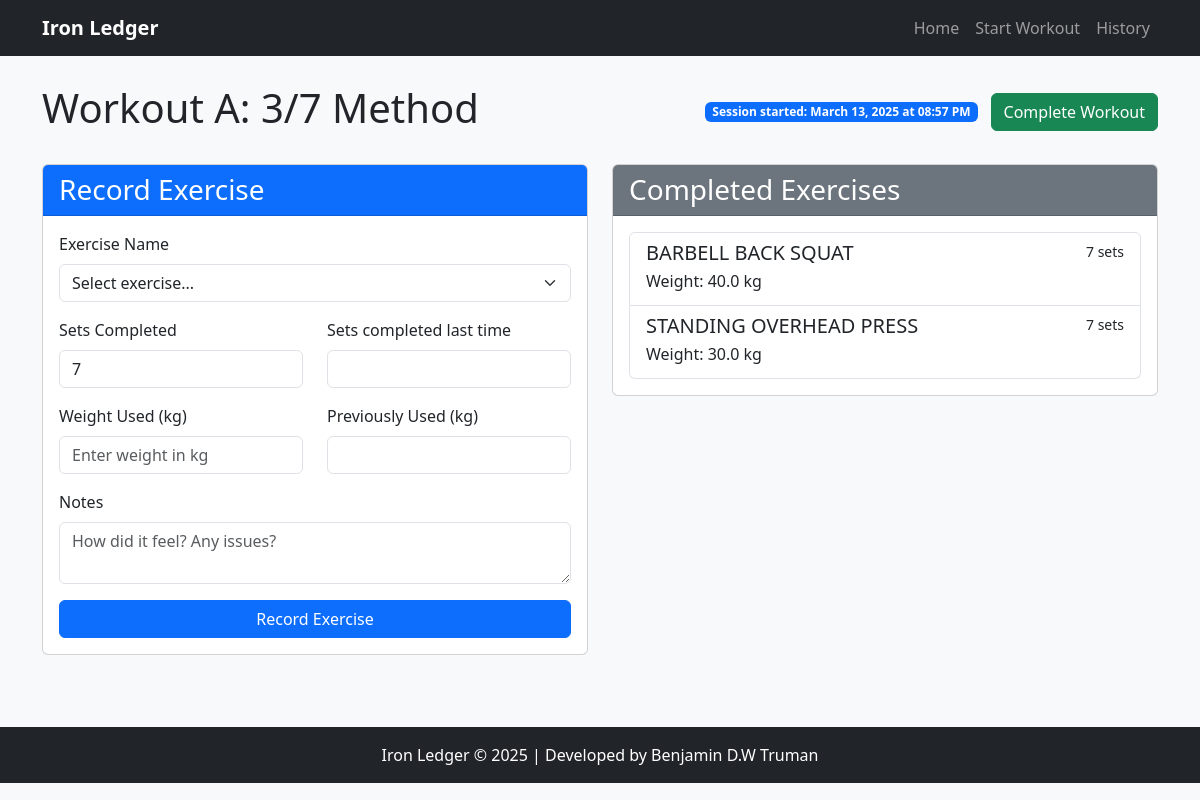
The app's page /track_session/1 with its own data.
### app.py (models this page shows)
class Workout(db.Model):
    id = db.Column(db.Integer, primary_key=True)
    name = db.Column(db.String(100), nullable=False)
    description = db.Column(db.Text, nullable=True)
    content = db.Column(db.Text, nullable=False)
    exercises = db.Column(db.Text, nullable=True)
    sessions = db.relationship('Session', backref='workout', lazy=True)

class Session(db.Model):
    id = db.Column(db.Integer, primary_key=True)
    date = db.Column(db.DateTime, nullable=False, default=datetime.utcnow)
    workout_id = db.Column(db.Integer, db.ForeignKey('workout.id'), nullable=False)
    notes = db.Column(db.Text)
    completed_exercises = db.relationship('CompletedExercise', backref='session', lazy=True, cascade="all, delete-orphan")

class CompletedExercise(db.Model):
    id = db.Column(db.Integer, primary_key=True)
    session_id = db.Column(db.Integer, db.ForeignKey('session.id'), nullable=False)
    exercise_name = db.Column(db.String(100), nullable=False)
    sets_completed = db.Column(db.Integer, nullable=False)
    weight = db.Column(db.Float)
    notes = db.Column(db.Text)

### app.py (the view, shortened to what this page needs)
@app.route('/track_session/<int:session_id>', methods=['GET', 'POST'])
def track_session(session_id):
    session = Session.query.get_or_404(session_id)
    return render_template('track_session.html', session=session)

### app.py (called while the page is built)
@app.context_processor
def inject_now():
    return {'now': datetime.now()}

### templates/track_session.html (shortened to what this page needs)
{% extends 'base.html' %}
{% block content %}
<div class="row">
    <div class="col-md-12">
        <div class="d-flex justify-content-between align-items-center mb-4">
            <h1>{{ session.workout.name }}</h1>
            <div>
                <span class="badge bg-primary">Session started: {{ session.date.strftime('%B %d, %Y at %I:%M %p') }}</span>
                <a href="{{ url_for('complete_session', session_id=session.id) }}" class="btn btn-success ms-2">Complete Workout</a>
            </div>
        </div>
        <div class="row">
            <div class="col-md-6">
                <div class="card mb-4">
                    <div class="card-header bg-primary text-white">
                        <h3 class="mb-0">Record Exercise</h3>
                    </div>
                    <div class="card-body">
                        <form method="POST" action="{{ url_for('track_session', session_id=session.id) }}">
                            <div class="mb-3">
                                <label for="exercise_name" class="form-label">Exercise Name</label>
                                <select class="form-select" id="exercise_name" name="exercise_name" required>
                                    <option value="" selected disabled>Select exercise...</option>
                                </select>
                            </div>
                            <div class="row">
                                <div class="col-md-6">
                                    <div class="mb-3">
                                        <label for="sets_completed" class="form-label">Sets Completed</label>
                                        <input type="number" class="form-control" id="sets_completed" name="sets_completed" value="7" min="1" max="10" required>
                                    </div>
                                </div>
                                <div class="col-md-6">
                                    <div class="mb-3">
                                        <label for="previous_sets" class="form-label">Sets completed last time</label>
                                        <input type="text" class="form-control" id="previous_sets" readonly>
                                    </div>
                                </div>
                            </div>
                            <div class="row">
                                <div class="col-md-6">
                                    <div class="mb-3">
                                        <label for="weight" class="form-label">Weight Used (kg)</label>
                                        <input type="number" step="0.5" class="form-control" id="weight" name="weight" placeholder="Enter weight in kg">
                                    </div>
                                </div>
                                <div class="col-md-6">
                                    <div class="mb-3">
                                        <label for="previous_weight" class="form-label">Previously Used (kg)</label>
                                        <input type="text" class="form-control" id="previous_weight" readonly>
                                    </div>
                                </div>
                            </div>
                            <div class="mb-3">
                                <label for="notes" class="form-label">Notes</label>
                                <textarea class="form-control" id="notes" name="notes" rows="2" placeholder="How did it feel? Any issues?"></textarea>
                            </div>
                            <div class="d-grid">
                                <button type="submit" class="btn btn-primary">Record Exercise</button>
                            </div>
                        </form>
                    </div>
                </div>
            </div>
            <div class="col-md-6">
                <div class="card">
                    <div class="card-header bg-secondary text-white">
                        <h3 class="mb-0">Completed Exercises</h3>
                    </div>
                    <div class="card-body">
                        {% if session.completed_exercises %}
                            <div class="list-group">
                                {% for exercise in session.completed_exercises %}
                                <div class="list-group-item">
                                    <div class="d-flex w-100 justify-content-between">
                                        <h5 class="mb-1">{{ exercise.exercise_name }}</h5>
                                        <small>{{ exercise.sets_completed }} sets</small>
                                    </div>
                                    <p class="mb-1">
                                        {% if exercise.weight %}
                                        Weight: {{ exercise.weight }} kg
                                        {% endif %}
                                    </p>
                                </div>
                                {% endfor %}
                            </div>
                        {% else %}
                            <div class="alert alert-info">
                                No exercises recorded yet. Start recording your exercises!
                            </div>
                        {% endif %}
                    </div>
                </div>
            </div>
        </div>
    </div>
</div>
{% endblock %}

### templates/base.html (style rules this page uses)
body { padding-top: 60px; background-color: #f8f9fa; }

### records on screen
Workout: workout.name "Workout A: 3/7 Method"
CompletedExercise: exercise_name "BARBELL BACK SQUAT", sets_completed "7", weight "40.0"
CompletedExercise: exercise_name "STANDING OVERHEAD PRESS", sets_completed "7", weight "30.0"

### other values on screen
{{ session.date.strftime('%B %d, %Y at %I:%M %p') }} "March 13, 2025 at 08:57 PM"
